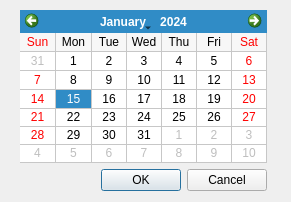
<?xml version="1.0" encoding="UTF-8"?>
<ui version="4.0">
 <class>AuditDeleteDialog</class>
 <widget class="QWidget" name="AuditDeleteDialog">
  <property name="geometry">
   <rect>
    <x>0</x>
    <y>0</y>
    <width>291</width>
    <height>202</height>
   </rect>
  </property>
  <property name="windowTitle">
   <string>Audit Delete </string>
  </property>
  <widget class="QWidget" name="layoutWidget">
   <property name="geometry">
    <rect>
     <x>20</x>
     <y>10</y>
     <width>247</width>
     <height>181</height>
    </rect>
   </property>
   <layout class="QVBoxLayout" name="verticalLayout">
    <item>
     <widget class="QCalendarWidget" name="DeleteCalendar">
      <property name="firstDayOfWeek">
       <enum>Qt::Sunday</enum>
      </property>
      <property name="gridVisible">
       <bool>true</bool>
      </property>
      <property name="verticalHeaderFormat">
       <enum>QCalendarWidget::NoVerticalHeader</enum>
      </property>
     </widget>
    </item>
    <item>
     <widget class="QDialogButtonBox" name="buttonBox">
      <property name="standardButtons">
       <set>QDialogButtonBox::Cancel|QDialogButtonBox::Ok</set>
      </property>
     </widget>
    </item>
   </layout>
  </widget>
 </widget>
 <resources/>
 <connections>
  <connection>
   <sender>buttonBox</sender>
   <signal>accepted()</signal>
   <receiver>AuditDeleteDialog</receiver>
   <slot>accept()</slot>
   <hints>
    <hint type="sourcelabel">
     <x>133</x>
     <y>178</y>
    </hint>
    <hint type="destinationlabel">
     <x>125</x>
     <y>374</y>
    </hint>
   </hints>
  </connection>
  <connection>
   <sender>buttonBox</sender>
   <signal>rejected()</signal>
   <receiver>AuditDeleteDialog</receiver>
   <slot>close()</slot>
   <hints>
    <hint type="sourcelabel">
     <x>200</x>
     <y>175</y>
    </hint>
    <hint type="destinationlabel">
     <x>189</x>
     <y>393</y>
    </hint>
   </hints>
  </connection>
 </connections>
 <slots>
  <slot>accept()</slot>
 </slots>
</ui>
